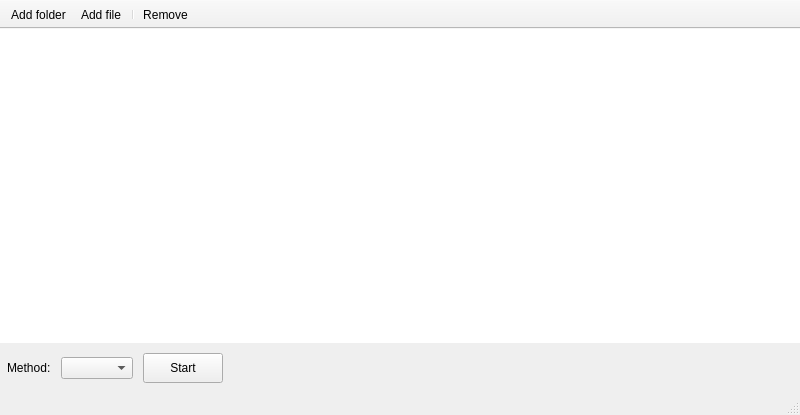
<?xml version="1.0" encoding="UTF-8"?>
<ui version="4.0">
 <class>MainWindow</class>
 <widget class="QMainWindow" name="MainWindow">
  <property name="geometry">
   <rect>
    <x>0</x>
    <y>0</y>
    <width>800</width>
    <height>415</height>
   </rect>
  </property>
  <property name="windowTitle">
   <string>Secure Erase</string>
  </property>
  <property name="windowIcon">
   <iconset resource="resources.qrc">
    <normaloff>:/img/main.ico</normaloff>:/img/main.ico</iconset>
  </property>
  <property name="locale">
   <locale language="English" country="UnitedStates"/>
  </property>
  <widget class="QWidget" name="centralwidget">
   <layout class="QVBoxLayout" name="verticalLayout">
    <property name="spacing">
     <number>10</number>
    </property>
    <property name="leftMargin">
     <number>0</number>
    </property>
    <property name="topMargin">
     <number>0</number>
    </property>
    <property name="rightMargin">
     <number>0</number>
    </property>
    <property name="bottomMargin">
     <number>10</number>
    </property>
    <item>
     <widget class="QTableView" name="filesTable">
      <property name="frameShape">
       <enum>QFrame::NoFrame</enum>
      </property>
      <property name="frameShadow">
       <enum>QFrame::Plain</enum>
      </property>
      <property name="dragDropMode">
       <enum>QAbstractItemView::DropOnly</enum>
      </property>
      <property name="alternatingRowColors">
       <bool>true</bool>
      </property>
      <property name="selectionBehavior">
       <enum>QAbstractItemView::SelectRows</enum>
      </property>
      <property name="gridStyle">
       <enum>Qt::SolidLine</enum>
      </property>
      <attribute name="horizontalHeaderDefaultSectionSize">
       <number>150</number>
      </attribute>
      <attribute name="horizontalHeaderHighlightSections">
       <bool>false</bool>
      </attribute>
      <attribute name="verticalHeaderVisible">
       <bool>false</bool>
      </attribute>
     </widget>
    </item>
    <item>
     <layout class="QHBoxLayout" name="horizontalLayout">
      <item>
       <widget class="QLabel" name="labelMethod">
        <property name="text">
         <string>Method:</string>
        </property>
        <property name="indent">
         <number>7</number>
        </property>
        <property name="buddy">
         <cstring>comboMethod</cstring>
        </property>
       </widget>
      </item>
      <item>
       <widget class="QComboBox" name="comboMethod"/>
      </item>
      <item>
       <widget class="QPushButton" name="buttonStart">
        <property name="minimumSize">
         <size>
          <width>0</width>
          <height>30</height>
         </size>
        </property>
        <property name="text">
         <string>Start</string>
        </property>
        <property name="icon">
         <iconset resource="resources.qrc">
          <normaloff>:/img/start-32.png</normaloff>:/img/start-32.png</iconset>
        </property>
       </widget>
      </item>
      <item>
       <spacer name="horizontalSpacer">
        <property name="orientation">
         <enum>Qt::Horizontal</enum>
        </property>
        <property name="sizeHint" stdset="0">
         <size>
          <width>40</width>
          <height>20</height>
         </size>
        </property>
       </spacer>
      </item>
     </layout>
    </item>
   </layout>
  </widget>
  <widget class="QMenuBar" name="menubar">
   <property name="geometry">
    <rect>
     <x>0</x>
     <y>0</y>
     <width>800</width>
     <height>26</height>
    </rect>
   </property>
  </widget>
  <widget class="QToolBar" name="toolBar">
   <property name="windowTitle">
    <string>toolBar</string>
   </property>
   <property name="movable">
    <bool>false</bool>
   </property>
   <property name="allowedAreas">
    <set>Qt::TopToolBarArea</set>
   </property>
   <property name="toolButtonStyle">
    <enum>Qt::ToolButtonTextBesideIcon</enum>
   </property>
   <attribute name="toolBarArea">
    <enum>TopToolBarArea</enum>
   </attribute>
   <attribute name="toolBarBreak">
    <bool>false</bool>
   </attribute>
   <addaction name="actionAddFolder"/>
   <addaction name="actionAddFile"/>
   <addaction name="separator"/>
   <addaction name="actionRemove"/>
  </widget>
  <widget class="QStatusBar" name="statusBar"/>
  <action name="actionAddFolder">
   <property name="icon">
    <iconset resource="resources.qrc">
     <normaloff>:/img/add-folder.ico</normaloff>:/img/add-folder.ico</iconset>
   </property>
   <property name="text">
    <string>Add folder</string>
   </property>
  </action>
  <action name="actionAddFile">
   <property name="icon">
    <iconset resource="resources.qrc">
     <normaloff>:/img/add-file.ico</normaloff>:/img/add-file.ico</iconset>
   </property>
   <property name="text">
    <string>Add file</string>
   </property>
  </action>
  <action name="actionRemove">
   <property name="icon">
    <iconset resource="resources.qrc">
     <normaloff>:/img/delete.ico</normaloff>:/img/delete.ico</iconset>
   </property>
   <property name="text">
    <string>Remove</string>
   </property>
   <property name="toolTip">
    <string>Remove item from the list</string>
   </property>
  </action>
 </widget>
 <resources>
  <include location="resources.qrc"/>
 </resources>
 <connections/>
</ui>
